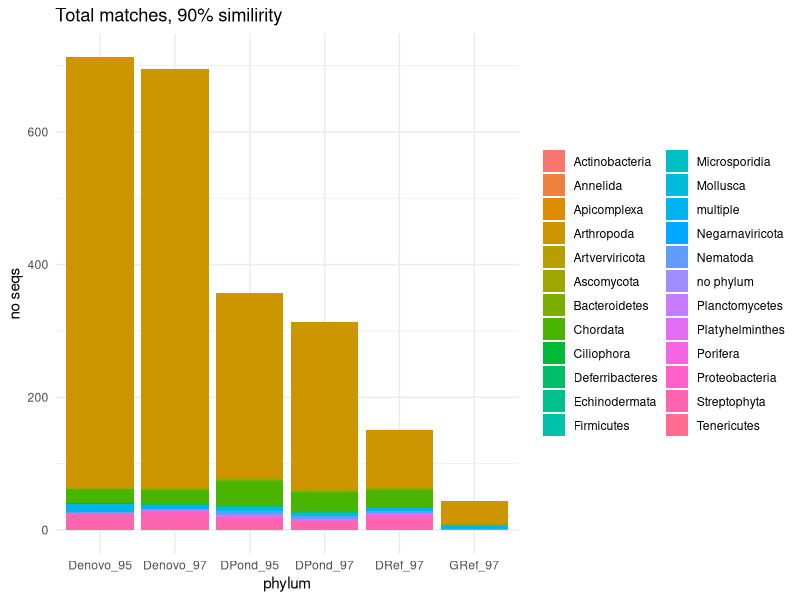

Here is the R script that generated this plot: (Note: this script raises an error after producing the figure.)
##RADSeq Microbiome results analysis script
##Por Daniel E. Acosta

library(ggplot2)
library(dplyr)
library(tidyr)

#Loading of the files from the blast matches with a similarity value of at least 90% and replace the column that identifies each sequence with the assembly title

tax <- read.table("./GrossmaniaRef_97_tax.txt", header= TRUE, sep = "")
tax$V1 <- "GRef_97"


tax1  <- read.table("./DPond_97_tax.txt", header= TRUE, sep = "")
tax1$V1 <- "DPond_97"

tax2 <-  read.table("./DPond_95_tax.txt", header= TRUE, sep = "")
tax2$V1 <- "DPond_95"

tax3 <- read.table("./DendroDenovo_97_tax.txt", header= TRUE, sep = "")
tax3$V1 <- "Denovo_97"


tax4  <- read.table("./DendroDenovo_95_tax.txt", header= TRUE, sep = "")
tax4$V1 <- "Denovo_95"

tax5 <-  read.table("./DendroRef_97_tax.txt", header= TRUE, sep = "")
tax5$V1 <- "DRef_97"


#Merge the rows of the tables to plot the complete data

taxx <- bind_rows(tax, tax1, tax2, tax3, tax4, tax5)


#Fix the data into a frequency matrix and plotting

o <- table(taxx$V1, taxx$V3)


a <-ggplot(taxx, aes (x = V1)) + geom_bar(aes(fill=V3)) +
  labs(x= "phylum", y="no seqs") + theme_minimal() 
a + theme(legend.title = element_blank())   + ggtitle ("Total matches, 90% similirity") 

#Filter the problematic data from the taxa and plotting

taxx_x <- taxx[!(taxx$V3 == "Arthropoda"| taxx$V3 == "Chordata" | taxx$V3 == "Echinodermata"| taxx$V3 == "Mollusca" | taxx$V3 == "Porifera" | taxx$V3 == "Platyhelminthes" | taxx$V3 == "Streptophyta"| taxx$V3 == "multiple"),]
                   

p <- table(taxx_x$V1, taxx_x$V3) + ggtitle ("Filtered matches, 90% similirity") 
p


b <-ggplot(taxx_x, aes (x = V1)) + geom_bar(aes(fill=V3) ) +
  labs(x= "phylum", y="no seqs") + theme_minimal() 
b + theme(legend.title = element_blank())




